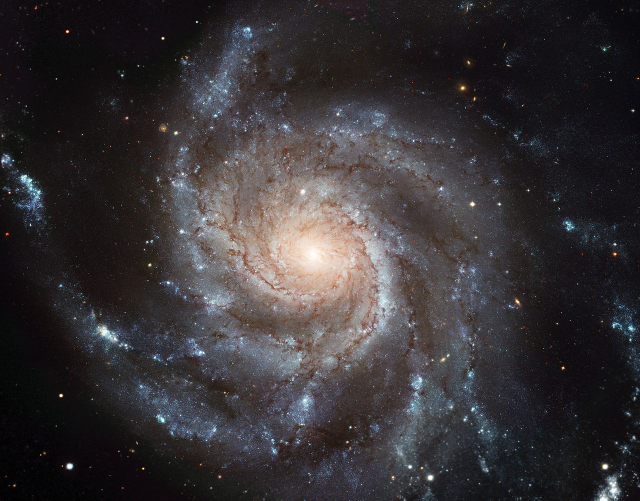
#> input picture M101_hires_STScI-PRC2006-10a.jpg, 1280 x 1001 px (shown at 1/2 size)
$ python 'black hole lens.py'
#> lines starting #> are read from the running program, lines starting #| are printed output that depends on the picture
# -*- coding: utf-8 -*-
"""
Created on Fri Dec  2 12:14:46 2016

@author: ppycago
"""

from IPython import get_ipython
get_ipython().magic('reset -sf')
import matplotlib.pyplot as plt
import numpy as np
import matplotlib.image as mpimg
plt.close()

#Gravitational lensing black hole lens


def rgb2gray(rgb):
    return np.dot(rgb[...,:3], [0.299, 0.587, 0.114])

img = mpimg.imread('M101_hires_STScI-PRC2006-10a.jpg')
#> img is the input picture: shape (1001, 1280, 3); mean R, G, B 55.2, 51.4, 53.9
sp = rgb2gray(img)
#> in rgb2gray, `return np.dot(rgb[...,:3], [0.299, 0.587, 0.114])`:
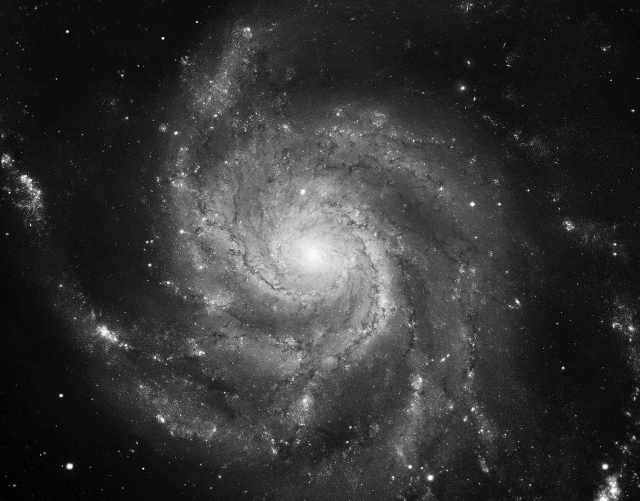
#> returned value: shape (1001, 1280) float64 (shown at 1/2 size); min 0, max 255, mean 52.8
plt.figure(1)
#> (this line was passed over: IPython is not available in this run)
plt.imshow(sp, cmap = plt.get_cmap('gray'))
#> (this line was passed over: IPython is not available in this run)
plt.show()


#setup/ input values


#galaxy qualities black hole ??

def lens(sp):
    # [6 lines of commented-out code are left out]
    e= 0
    # [7 lines of commented-out code are left out]
    rc = 0#Rc/(Dl*thetae) #small but not zero if zero sets up like a black hole

    lp = np.zeros(sp.shape) # sets up the lens plane
    xd = 1000
    yd = 1280

    r1 = np.arange(0,xd+1)/(xd/2) -1 # centers on the origin and normalizes  the radii
    r2 = np.arange(0,yd+1)/(yd/2) -1

    for ix in range(xd):
        for iy in range(yd):

           s1norm = r1[ix]-((1-e)*r1[ix])/np.sqrt(rc**2 + (1-e)*(r1[ix]**2) + (1+e)*(r2[iy]**2))
           s2norm = r2[iy] -((1+e)*r2[iy])/np.sqrt(rc**2 + (1-e)*(r1[ix]**2) + (1+e)*(r2[iy]**2))
           if np.isnan(s1norm):
               s1norm = 0
               s2norm = 0
           s1 = np.floor((s1norm +1)*xd/2) # rounds down
           s2 = np.floor((s2norm +1)*yd/2)
           lp[ix,iy] = sp[s1,s2]
#> lp: shape (1001, 1280) float64; every value is 0
    plt.figure(2)
    plt.imshow(lp,extent = [np.min(r1), np.max(r1), np.min(r2), np.max(r2)], cmap='gray')

#

#> (the run stopped early here; a loop or call above may not have finished)
